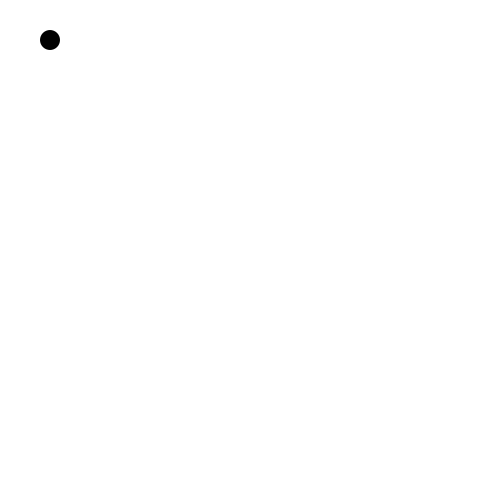
Frame 1 (no input)
Frame 60 (the mouse pressed at the canvas centre just before this capture): identical to frame 1, image omitted
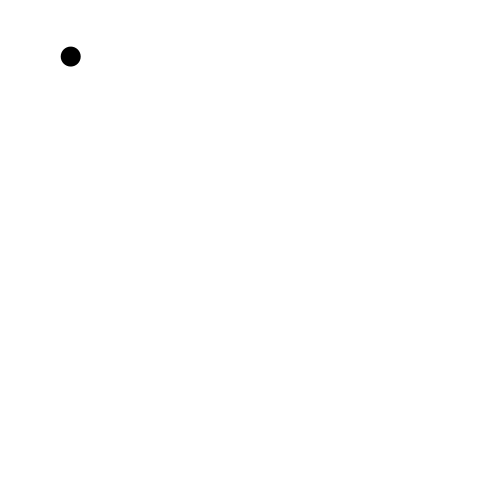
Frame 120 (the mouse held since frame 60 and released just before this capture)

The Processing sketch that drew these frames (run headless with seeded random() and noise(); from frame 60 on, the mouse is pressed at the canvas centre):

// Processing sketch: rotateTestThings
// ── rotateTestThings.pde

void setup(){
  size(500,500);
}

void draw(){
  background(255);
  
  float x = 50;
  float y = 40;
  if(mousePressed){
    float tmpMouseLength = sqrt(mouseX*mouseX + mouseY*mouseY);
    x /= mouseX / tmpMouseLength;
    y /= mouseY / tmpMouseLength;
  }
  noStroke();
  fill(0);
  ellipse(x,y,20,20);
  
}
